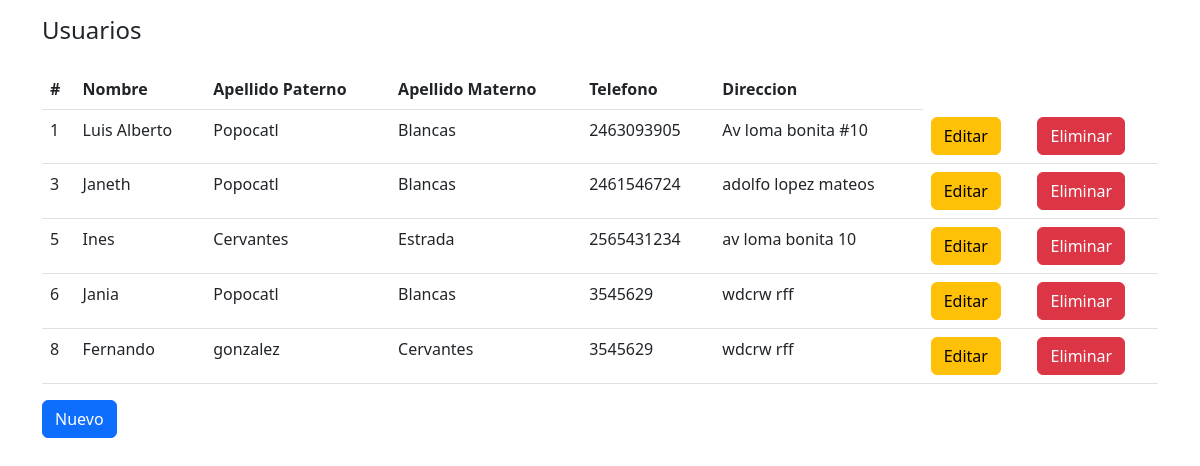
The page / on the database its author committed.
### tables this page shows
CREATE TABLE `usuarios` (
  `Id` int(11) NOT NULL,
  `nombre` text NOT NULL,
  `apellido_p` text NOT NULL,
  `apellido_m` text NOT NULL,
  `telefono` varchar(10) NOT NULL,
  `direccion` tinytext NOT NULL
);

### index.php (the view, shortened to what this page needs)
<?php
$db = new Database();
$con = $db->conectar();
$comando = $con-> query("SELECT id, nombre, apellido_p, apellido_m, telefono, direccion
FROM usuarios ORDER BY id ASC");
$comando->execute();
$resultado=$comando->fetchAll(PDO::FETCH_ASSOC);
ksort($resultado);
?>
<!DOCTYPE html>
<html lang="en">
<head>
    <link rel="stylesheet" href="public/css/bootstrap.min.css">
</head>
<body class="py-3">
    <main class="container">
        <div class="row">
            <div class="col">
                <h4>Usuarios</h4>
            </div>
        </div>
        <div class="row py-3">
            <div class="col">
              <table class="table table-border">
                <thead>
                    <tr>
                        <th>#</th>
                        <th>Nombre</th>
                        <th>Apellido Paterno</th>
                        <th>Apellido Materno</th>
                        <th>Telefono</th>
                        <th>Direccion</th>
                    </tr>
                </thead>
                <tbody>
                    <?php
                    foreach($resultado as $key)
                    {
                        ?>
                            <tr>
                                <td><?php echo $key['id'];?></td>
                                <td><?php echo $key['nombre'];?></td>
                                <td><?php echo $key['apellido_p'];?></td>
                                <td><?php echo $key['apellido_m'];?></td>
                                <td><?php echo $key['telefono'];?></td>
                                <td><?php echo $key['direccion'];?></td>
                                <td><a href="editar.php?id=<?php echo $key['id']?>" class="btn btn-warning">Editar</a></td>
                                <td><a href="eliminar.php?id=<?php echo $key['id']?>" class="btn btn-danger">Eliminar</a></td>
                            </tr>
                        <?php
                    } ?>
                </tbody>
              </table>
              <a href="nuevo.php" class="btn btn-primary float-right">Nuevo</a>
            </div>
        </div>
    </main>
</body>
</html>

### rows shown on the page
usuarios: Id "1", nombre "Luis Alberto", apellido_p "Popocatl", apellido_m "Blancas", telefono "2463093905", direccion "Av loma bonita #10"
usuarios: Id "3", nombre "Janeth", apellido_p "Popocatl", apellido_m "Blancas", telefono "2461546724", direccion "adolfo lopez mateos"
usuarios: Id "5", nombre "Ines", apellido_p "Cervantes", apellido_m "Estrada", telefono "2565431234", direccion "av loma bonita 10"
usuarios: Id "6", nombre "Jania", apellido_p "Popocatl", apellido_m "Blancas", telefono "3545629", direccion "wdcrw rff"
usuarios: Id "8", nombre "Fernando", apellido_p "gonzalez", apellido_m "Cervantes", telefono "3545629", direccion "wdcrw rff"
